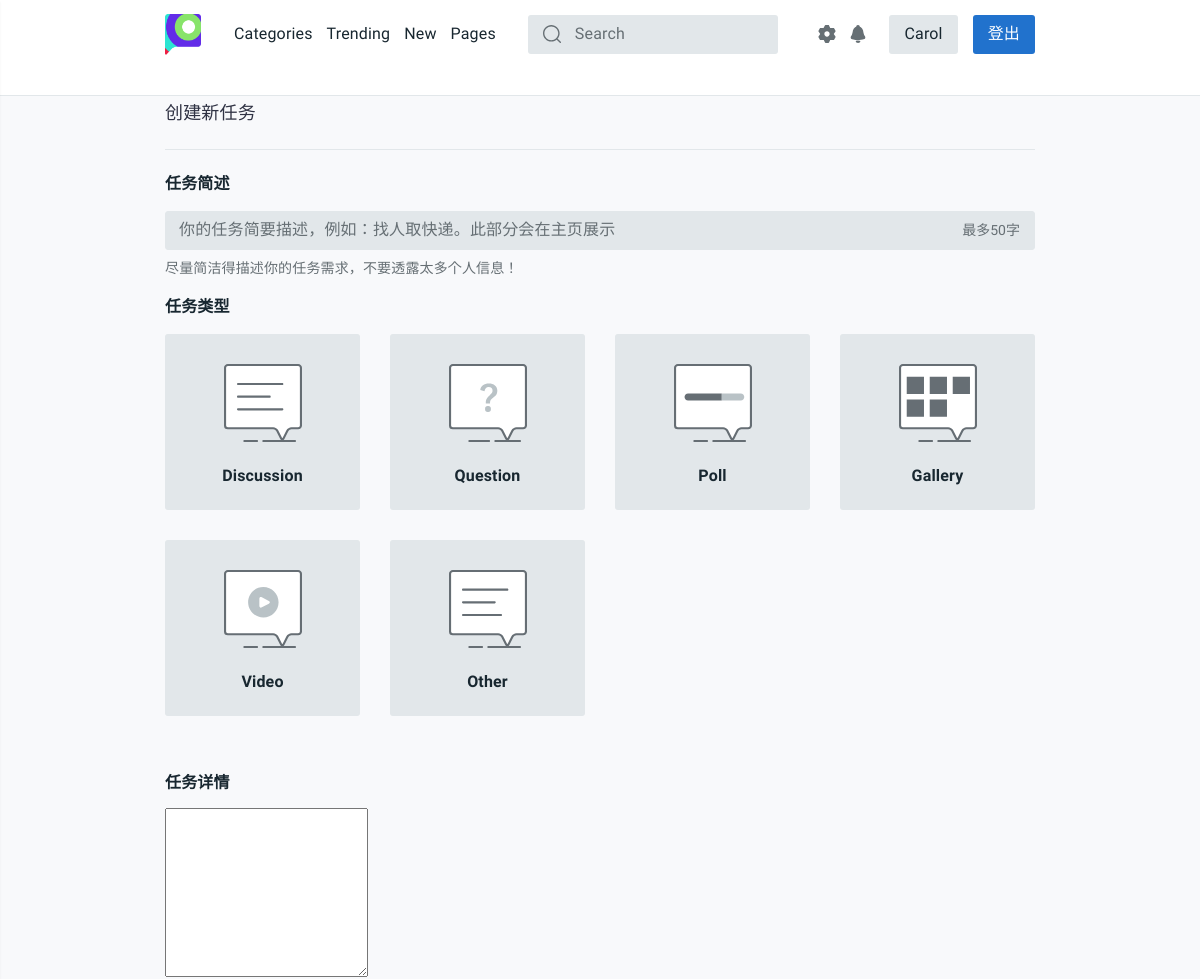
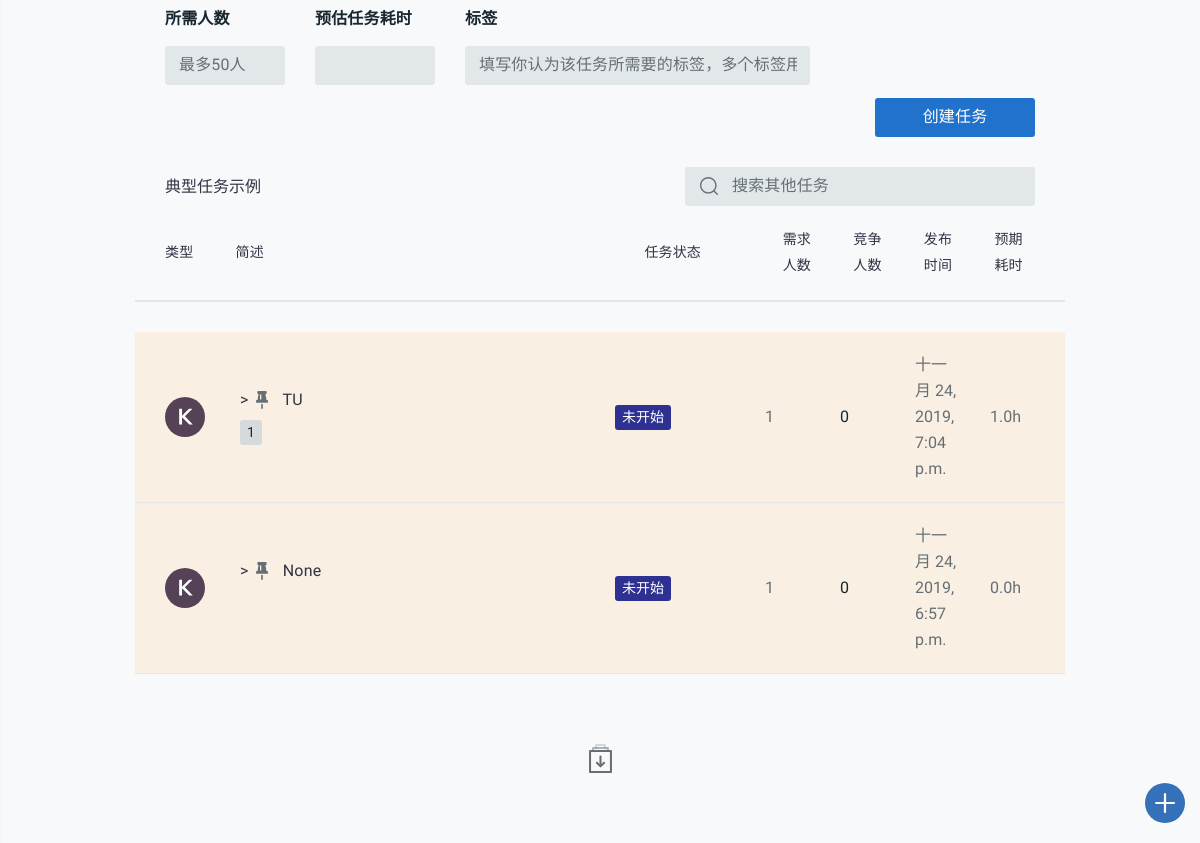
The app's page /create-task/ (signed in) with its own data (2 pictures, top to bottom).
### task_platform/models.py (models this page shows, shortened)
class Task(models.Model):
    state = (
        ('未开始', 'waitting'),
        ('进行中', 'processing'),
        ('中止', 'abort'),
        ('撤销', 'revoke'),
        ('超时', 'timeout'),
        ('完成', 'completed')
    )
    publisher = models.CharField(max_length=128)
    receiver = models.CharField(max_length=128, default="", blank=True)
    pub_time = models.DateTimeField(auto_now_add=True)
    people_needed = models.IntegerField(default=1)
    people_now = models.IntegerField(default=0)
    expected_time_consuming = models.DecimalField(max_digits=12, decimal_places=1, default=0.0)
    task_description = models.CharField(max_length=50)
    task_detail = RichTextUploadingField(default='None')
    task_state = models.CharField(max_length=32, choices=state, default='未开始')
    class Meta:
        ordering = ['pub_time']
        verbose_name = '任务'
        verbose_name_plural = '任务'

class Task_tags(models.Model):
    sig_tag = models.CharField(max_length=20, default="None")
    task_id = models.IntegerField(default="0")
    def __str__(self):
        return self.sig_tag
    class Meta:
        verbose_name = "任务标签"
        verbose_name_plural = "任务标签"

### task_platform/views.py (the view, shortened to what this page needs)
# urls.py: path('create-task/', views.create_task, name='create-task'),
def create_task(request):
    username = request.session.get('user_name', None)
    if not username:
        return redirect('/login/')
    tag_list = []
    latest_task_list = Task.objects.order_by('-pub_time')
    for task in latest_task_list:
        tag_list.append(
            (task,
             Task_tags.objects.filter(task_id=task.id).order_by('sig_tag')))
    return render(request, 'task_platform/create-task.html', locals())

### task_platform/templates/task_platform/create-task.html (shortened to what this page needs)
<!doctype html>
{% extends 'task_platform/base.html' %}
{% load staticfiles %}
{% block content %}
<html lang="en">
<head>
  <link rel="stylesheet" href="{% static 'css/style.css' %}">
</head>
<body>
  <main id="tt-pageContent">
    <div class="container">
      <div class="tt-wrapper-inner">
        <h1 class="tt-title-border">
          创建新任务
        </h1>
        <form class="form-default" method="POST">
          <div class="form-group">
            <label for="inputTopicTitle">任务简述</label>
            <div class="tt-value-wrapper">
              <input type="text" name="task_description" class="form-control" id="inputTopicTitle" placeholder="你的任务简要描述，例如：找人取快递。此部分会在主页展示">
              <span class="tt-value-input">最多50字</span>
            </div>
            <div class="tt-note">尽量简洁得描述你的任务需求，不要透露太多个人信息！</div>
          </div>
          <div class="form-group">
            <label>任务类型</label>
            <div class="tt-js-active-btn tt-wrapper-btnicon">
              <div class="row tt-w410-col-02">
                <div class="col-4 col-lg-3 col-xl-2">
                  <a href="#" class="tt-button-icon">
                    <span class="tt-icon">
                      <svg>
                        <use xlink:href="#icon-discussion"></use>
                      </svg>
                    </span>
                    <span class="tt-text">Discussion</span>
                  </a>
                </div>
                <div class="col-4 col-lg-3 col-xl-2">
                  <a href="#" class="tt-button-icon">
                    <span class="tt-icon">
                      <svg>
                        <use xlink:href="#Question"></use>
                      </svg>
                    </span>
                    <span class="tt-text">Question</span>
                  </a>
                </div>
                <div class="col-4 col-lg-3 col-xl-2">
                  <a href="#" class="tt-button-icon">
                    <span class="tt-icon">
                      <svg>
                        <use xlink:href="#Poll"></use>
                      </svg>
                    </span>
                    <span class="tt-text">Poll</span>
                  </a>
                </div>
                <div class="col-4 col-lg-3 col-xl-2">
                  <a href="#" class="tt-button-icon">
                    <span class="tt-icon">
                      <svg>
                        <use xlink:href="#icon-gallery"></use>
                      </svg>
                    </span>
                    <span class="tt-text">Gallery</span>
                  </a>
                </div>
                <div class="col-4 col-lg-3 col-xl-2">
                  <a href="#" class="tt-button-icon">
                    <span class="tt-icon">
                      <svg>
                        <use xlink:href="#Video"></use>
                      </svg>
                    </span>
                    <span class="tt-text">Video</span>
                  </a>
                </div>
                <div class="col-4 col-lg-3 col-xl-2">
                  <a href="#" class="tt-button-icon">
                    <span class="tt-icon">
                      <svg>
                        <use xlink:href="#Others"></use>
                      </svg>
                    </span>
                    <span class="tt-text">Other</span>
                  </a>
                </div>
              </div>
            </div>
          </div>
          <div class="pt-editor">
            <h6 class="pt-title">任务详情</h6>
            <textarea name="task_detail"></textarea>
            <div class="row">
              <div class="col-md-2">
                <div class="form-group">
                  <label for="inputTopicTitle">所需人数</label>
                  <input name="people_needed" class="form-control" placeholder="最多50人">
                </div>
              </div>
              <div class="col-md-2">
                <div class="form-group">
                  <label>预估任务耗时</label>
                  <input name="expected_time_consuming" class="form-control">
                </div>
              </div>
              <div class="col-md-5">
                <div class="form-group">
                  <label for="inputTopicTags">标签</label>
                  <input type="text" name="tag_list" class="form-control" id="inputTopicTags" placeholder="填写你认为该任务所需要的标签，多个标签用空格分隔">
                </div>
              </div>
            </div>
            <div class="row">
              <div class="col-auto ml-md-auto">
                <input type="submit" class="btn btn-secondary btn-width-lg" value="创建任务"></input>
              </div>
            </div>
          </div>
        </form>
      </div>
      <div class="tt-topic-list tt-offset-top-30">
        <div class="tt-list-search">
          <div class="tt-title">典型任务示例</div>
          <div class="tt-search">
            <form class="search-wrapper">
              <div class="search-form">
                <input type="text" class="tt-search__input" placeholder="搜索其他任务">
                <button class="tt-search__btn" type="submit">
                  <svg class="tt-icon">
                    <use xlink:href="#icon-search"></use>
                  </svg>
                </button>
              </div>
            </form>
          </div>
        </div>
        <div class="tt-list-header tt-border-bottom">
          <div class="tt-col-value">类型</div>
          <div class="tt-col-topic">简述</div>
          <div class="tt-col-category">任务状态</div>
          <div class="tt-col-value hide-mobile">需求人数</div>
          <div class="tt-col-value hide-mobile">竞争人数</div>
          <div class="tt-col-value hide-mobile">发布时间</div>
          <div class="tt-col-value">预期耗时</div>
        </div>
        {% if tag_list %}
        {% for task, tags in tag_list %}
        <div class="tt-item tt-itemselect">
          <div class="tt-col-avatar">
            <svg class="tt-icon">
              <use xlink:href="#icon-ava-k"></use>
            </svg>
          </div>
          <div class="tt-col-description">
            <h6 class="tt-title"><a href="page-single-topic.html">
                >
                <svg class="tt-icon">
                  <use xlink:href="#icon-pinned"></use>
                </svg>
                {{ task.task_description }}
                          </a></h6>
            <div class="row align-items-center no-gutters">
              <div class="col-11">
                <ul class="tt-list-badge">
                  {% for tag in tags %}
                  <li><a><span class="tt-badge">{{ tag }}</span></a></li>
                  {% endfor%}
                </ul>
              </div>
              </div>
            </div>
            <div class="tt-col-category"><span class="tt-color01 tt-badge">{{ task.task_state }}</span></div>
            <div class="tt-col-value hide-mobile">{{ task.people_needed }}</div>
              <div class="tt-col-value tt-color-select hide-mobile">{{ task.people_now }}</div>
                <div class="tt-col-value hide-mobile">{{ task.pub_time }}</div>
                  <div class="tt-col-value hide-mobile"> {{ task.expected_time_consuming }}h </div>
                  </div>
                  {% endfor %}
                  {% endif %}
                  <div class="tt-row-btn">
                    <button type="button" class="btn-icon js-topiclist-showmore">
                      <svg class="tt-icon">
                        <use xlink:href="#icon-load_lore_icon"></use>
                      </svg>
                    </button>
                  </div>
                </div>
              </div>
  </main>
</body>
</html>
{% endblock %}

### task_platform/templates/task_platform/base.html (shortened to what this page needs)
{% load staticfiles %}
<html>
<body>
  <head>
    {% block css %}
    <link rel="stylesheet" href="{% static 'css/style.css' %}">
    {% endblock %}
  </head>
  <header id="tt-header">
    <div class="container">
      <div class="row tt-row no-gutters">
        <div class="col-auto">
          <div class="tt-logo">
            <a href="/"><img src="{% static 'images/logo.png' %}" alt=""></a>
          </div>
          <div class="tt-desktop-menu">
            <nav>
              <ul>
                <li><a href="page-categories.html"><span>Categories</span></a></li>
                <li><a href="detail/tk2"><span>Trending</span></a></li>
                <li><a href="page-create-topic.html"><span>New</span></a></li>
                <li>
                  <a href="page-single-user.html"><span>Pages</span></a>
                </li>
              </ul>
            </nav>
          </div>
          <div class="tt-search">
            <form class="search-wrapper">
              <div class="search-form">
                <input type="text" class="tt-search__input" placeholder="Search">
                <button class="tt-search__btn" type="submit">
                  <svg class="tt-icon">
                    <use xlink:href="#icon-search"></use>
                  </svg>
                </button>
              </div>
            </form>
          </div>
        </div>
        {% if request.session.is_login %}
        <div class="col-auto ml-auto">
          <div class="tt-user-info d-flex ">
            <center>
              <div style="margin:7px -25px  ">
                <a href="#" class="tt-btn-icon" id="js-settings-btn">
                  <i class="tt-icon"><svg>
                      <use xlink:href="#icon-settings_fill"></use>
                    </svg></i>
                </a>
              </div>
            </center>
            <center>
              <a href="" class="tt-btn-icon" style="margin:7px">
                <i class="tt-icon"><svg>
                    <use xlink:href="#icon-notification"></use>
                  </svg></i>
              </a>
            </center>
            <div class="tt-account-btn">
              <a href="/settings/" class="btn btn-primary">{{ request.session.user_name }}</a>
                <a href="/logout/" class="btn btn-secondary">登出</a>
            </div>
          </div>
        </div>
        {% endif %}
      </div>
    </div>
      <a href="/create-task" class="tt-btn-create-topic">
        <span class="tt-icon">
          <svg>
            <use xlink:href="#icon-create_new"></use>
          </svg>
        </span>
      </a>
  </header>
  {% block content %} {% endblock %}
</body>
</html>

### records on screen
Task: session.user_name "Carol", task_description "TU", task_state "未开始", people_needed "1", people_now "0", pub_time "十一月 24, 2019, 7:04 p.m.", expected_time_consuming "1.0"
Task_tags: sig_tag "1"
Task: task_description "None", task_state "未开始", people_needed "1", people_now "0", pub_time "十一月 24, 2019, 6:57 p.m.", expected_time_consuming "0.0"
